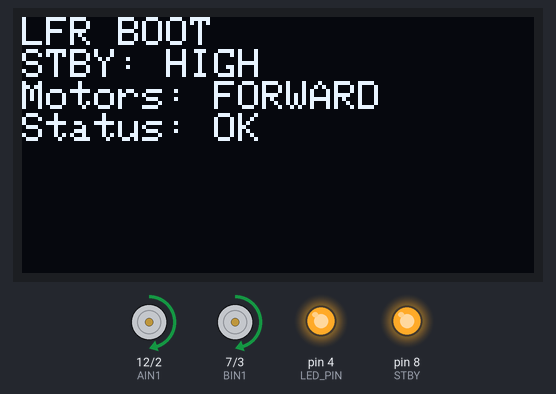
This sketch was run on a simulated Arduino Uno, built with avr-gcc and run on an emulated ATmega328P. Parts: 128×64 one-colour display, motor-driver pin pairs drawn as motors (green arrow = first pin HIGH = forward, orange = second pin HIGH = backward, longer = more drive, scaled by the enable pin, stopped while the standby pin is LOW), output pins drawn as LEDs (lit = HIGH).

Above: at 0.21 s.
Timing chart, 0 to 130.0 s (numbered marks = the images above):
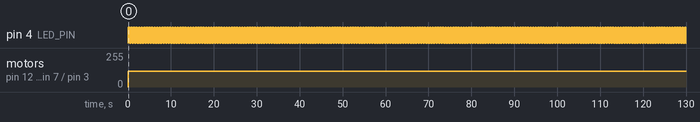

Measured:
- by itself, pin 4 (LED_PIN): alternates HIGH for 0.30 s and LOW for 0.30 s
- by itself, motor on pin 12 (AIN1) / pin 2 (AIN2), motor on pin 7 (BIN1) / pin 3 (BIN2): stopped → forward 120/255 at 0.06 s

The sketch:

kairos.ino
```cpp
#include <Wire.h>
#include <Adafruit_GFX.h>
#include <Adafruit_SSD1306.h>

// ---------- OLED ----------
#define SCREEN_WIDTH 128
#define SCREEN_HEIGHT 64
#define OLED_RESET -1
Adafruit_SSD1306 display(SCREEN_WIDTH, SCREEN_HEIGHT, &Wire, OLED_RESET);

// ---------- TB6612FNG ----------
#define PWMA 10
#define PWMB 11
#define AIN1 12
#define AIN2 2
#define BIN1 7
#define BIN2 3
#define STBY 8   // STANDBY pin

// ---------- LED ----------
#define LED_PIN 4

// ---------- MOTOR SPEED ----------
int motorSpeed = 120;   // 0–255 (safe zone)

void setup() {
  // Motor pins
  pinMode(PWMA, OUTPUT);
  pinMode(PWMB, OUTPUT);
  pinMode(AIN1, OUTPUT);
  pinMode(AIN2, OUTPUT);
  pinMode(BIN1, OUTPUT);
  pinMode(BIN2, OUTPUT);
  pinMode(STBY, OUTPUT);   // 👈 IMPORTANT

  pinMode(LED_PIN, OUTPUT);

  // Wake up TB6612FNG
  digitalWrite(STBY, HIGH);  // 👈 STANDBY = HIGH (enabled)

  // OLED init
  Wire.begin();
  if (!display.begin(SSD1306_SWITCHCAPVCC, 0x3C)) {
    while (1); // OLED failed — hard stop
  }

  display.clearDisplay();
  display.setTextSize(1);
  display.setTextColor(SSD1306_WHITE);

  display.setCursor(0, 0);
  display.println("LFR BOOT");
  display.println("STBY: HIGH");
  display.println("Motors: FORWARD");
  display.println("Status: OK");
  display.display();

  // Motor direction: FORWARD
  digitalWrite(AIN1, HIGH);
  digitalWrite(AIN2, LOW);

  digitalWrite(BIN1, HIGH);
  digitalWrite(BIN2, LOW);
}

void loop() {
  // Run motors
  analogWrite(PWMA, motorSpeed);
  analogWrite(PWMB, motorSpeed);

  // Blink LED (heartbeat)
  digitalWrite(LED_PIN, HIGH);
  delay(300);
  digitalWrite(LED_PIN, LOW);
  delay(300);
}
```
